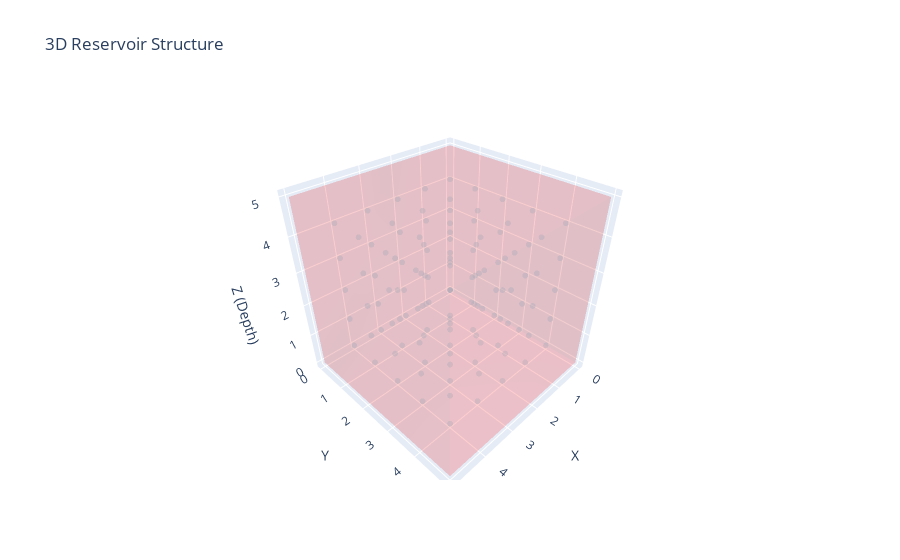

The cell this chart's notebook holds for it:
### Code cell
def view_3d_structure_plotly(poro_3d, sample_rate=10):
    """Interactive 3D structure view"""
    
    sampled = poro_3d[::sample_rate, ::sample_rate, ::sample_rate]
    nz, ny, nx = sampled.shape
    
    # Get coordinates
    z, y, x = np.indices(sampled.shape)
    
    fig = go.Figure(data=go.Scatter3d(
        x=x.flatten(),
        y=y.flatten(), 
        z=z.flatten(),
        mode='markers',
        marker=dict(
            size=2,
            color='lightblue',  # Single color
            opacity=0.5
        ),
        name='Reservoir Cells'
    ))
    
    # Add bounding box
    fig.add_trace(go.Mesh3d(
        # 8 vertices of the cube
        x=[0, nx, nx, 0, 0, nx, nx, 0],
        y=[0, 0, ny, ny, 0, 0, ny, ny], 
        z=[0, 0, 0, 0, nz, nz, nz, nz],
        i=[7, 0, 0, 0, 4, 4, 6, 6, 4, 0, 3, 2],
        j=[3, 4, 1, 2, 5, 6, 5, 2, 0, 1, 6, 3],
        k=[0, 7, 2, 3, 6, 7, 1, 1, 5, 5, 7, 6],
        opacity=0.1,
        color='red'
    ))
    
    fig.update_layout(
        title='3D Reservoir Structure',
        scene=dict(
            xaxis_title='X',
            yaxis_title='Y',
            zaxis_title='Z (Depth)'
        )
    )
    
    fig.show()

view_3d_structure_plotly(poro_3d)

### Figure 1 — Plotly figure (JSON) as saved in the notebook; plotly's stock layout.template omitted (floating-point values rounded to 4 significant figures)
{"data": [{"marker": {"color": "lightblue", "opacity": 0.5, "size": 2}, "mode": "markers", "name": "Reservoir Cells", "type": "scatter3d", "x": [0, 1, 2, 3, 4, 0, 1, 2, 3, 4, 0, 1, 2, 3, 4, 0, 1, 2, 3, 4, 0, 1, 2, 3, 4, 0, 1, 2, 3, 4, 0, 1, 2, 3, 4, 0, 1, 2, 3, 4, 0, 1, 2, 3, 4, 0, 1, 2, 3, 4, 0, 1, 2, 3, 4, 0, 1, 2, 3, 4, 0, 1, 2, 3, 4, 0, 1, 2, 3, 4, 0, 1, 2, 3, 4, 0, 1, 2, 3, 4, 0, 1, 2, 3, 4, 0, 1, 2, 3, 4, 0, 1, 2, 3, 4, 0, 1, 2, 3, 4, 0, 1, 2, 3, 4, 0, 1, 2, 3, 4, 0, 1, 2, 3, 4, 0, 1, 2, 3, 4, 0, 1, 2, 3, 4], "y": [0, 0, 0, 0, 0, 1, 1, 1, 1, 1, 2, 2, 2, 2, 2, 3, 3, 3, 3, 3, 4, 4, 4, 4, 4, 0, 0, 0, 0, 0, 1, 1, 1, 1, 1, 2, 2, 2, 2, 2, 3, 3, 3, 3, 3, 4, 4, 4, 4, 4, 0, 0, 0, 0, 0, 1, 1, 1, 1, 1, 2, 2, 2, 2, 2, 3, 3, 3, 3, 3, 4, 4, 4, 4, 4, 0, 0, 0, 0, 0, 1, 1, 1, 1, 1, 2, 2, 2, 2, 2, 3, 3, 3, 3, 3, 4, 4, 4, 4, 4, 0, 0, 0, 0, 0, 1, 1, 1, 1, 1, 2, 2, 2, 2, 2, 3, 3, 3, 3, 3, 4, 4, 4, 4, 4], "z": [0, 0, 0, 0, 0, 0, 0, 0, 0, 0, 0, 0, 0, 0, 0, 0, 0, 0, 0, 0, 0, 0, 0, 0, 0, 1, 1, 1, 1, 1, 1, 1, 1, 1, 1, 1, 1, 1, 1, 1, 1, 1, 1, 1, 1, 1, 1, 1, 1, 1, 2, 2, 2, 2, 2, 2, 2, 2, 2, 2, 2, 2, 2, 2, 2, 2, 2, 2, 2, 2, 2, 2, 2, 2, 2, 3, 3, 3, 3, 3, 3, 3, 3, 3, 3, 3, 3, 3, 3, 3, 3, 3, 3, 3, 3, 3, 3, 3, 3, 3, 4, 4, 4, 4, 4, 4, 4, 4, 4, 4, 4, 4, 4, 4, 4, 4, 4, 4, 4, 4, 4, 4, 4, 4, 4]}, {"color": "red", "i": [7, 0, 0, 0, 4, 4, 6, 6, 4, 0, 3, 2], "j": [3, 4, 1, 2, 5, 6, 5, 2, 0, 1, 6, 3], "k": [0, 7, 2, 3, 6, 7, 1, 1, 5, 5, 7, 6], "opacity": 0.1, "type": "mesh3d", "x": [0, 5, 5, 0, 0, 5, 5, 0], "y": [0, 0, 5, 5, 0, 0, 5, 5], "z": [0, 0, 0, 0, 5, 5, 5, 5]}], "layout": {"scene": {"xaxis": {"title": {"text": "X"}}, "yaxis": {"title": {"text": "Y"}}, "zaxis": {"title": {"text": "Z (Depth)"}}}, "title": {"text": "3D Reservoir Structure"}}}
